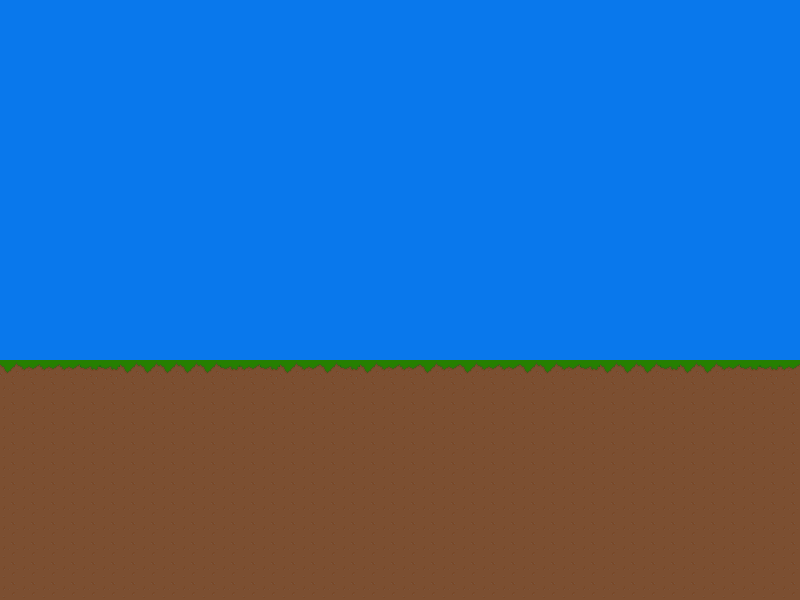

Below is a game level as drawn by its tile map, then a one-line description and the .tmx that defines it (tile-layer data replaced by summaries):
An orthogonal 40x30 tile map with 20x20 px tiles, 1 tile layer (Solid), 1 image layer.

<map version="1.0" orientation="orthogonal" renderorder="right-down" width="40" height="30" tilewidth="20" tileheight="20" backgroundcolor="#335fd2" nextobjectid="5">
 <tileset firstgid="1" name="Terrain" tilewidth="20" tileheight="20" tilecount="6">
  <image source="terrain.png" width="120" height="20" />
 </tileset>
 <imagelayer name="background">
  <image source="background.png" />
 </imagelayer>
 <layer name="Solid" width="40" height="30">
  <properties>
   <property name="collidable" value="true" />
  </properties>
  <data>[1200 cells, 480 non-empty, 4 distinct tile ids]</data>
 </layer>
</map>
